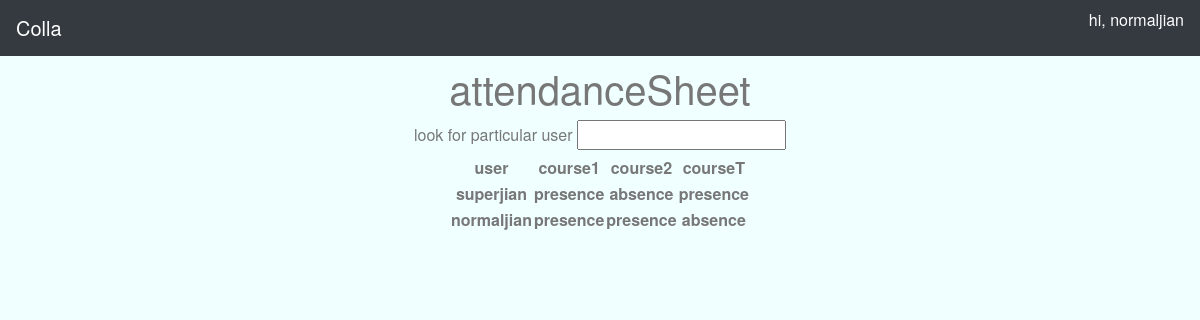
Page /collaAdmin/userAttendance/ on the earlier database version.
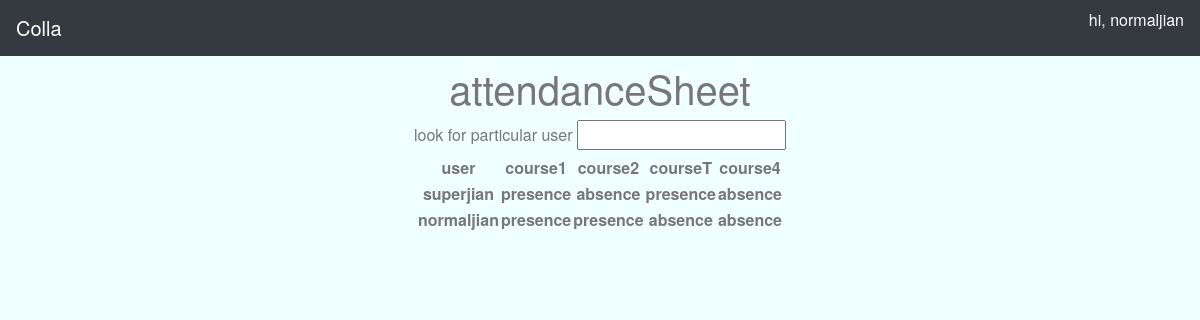
Same page on the later database version.
### attendanceSheet/models.py (models this page shows, shortened)
class date_course(models.Model):
    date = models.CharField(max_length=11,default='')
    course_name = models.CharField(max_length=50,default='course0')
    memo = models.TextField(default='')

### attendanceSheet/views.py (the view)
def userAttendance_views(request):
    if request.method=='POST':
        return HttpResponse('fuck my life')
    else:
        userLst=User.objects.all()
        courseLst=date_course.objects.all()
        atdDict=dict()
        for user in userLst:
            atdDict[user.username]=[]
            for course in courseLst:
                atdDict[user.username].append(user.attendanceSheet.order_by('-id').get(course=course).status())
    return render(request,'userAtd_tepl.html',locals())

### attendanceSheet/models.py (called while the page is built)
    def status(self):
        if self.presence:
            return 'presence'
        elif self.absence:
            return 'absence'
        elif self.late:
            return 'late'
        elif self.personal_leave:
            return 'personal leave'
        else:
            return 'fuck you'

### attendanceSheet/templates/userAtd_tepl.html (shortened to what this page needs)
{% extends 'baseLayout.html' %}
{% block someFcn %}
    <h1>attendanceSheet</h1>
    <form id='search-by-user' action='' method='post'>
        <label for='targetUser'> look for particular user </label>
        <input type=text name='targetUser' id='targetUser'>
    </form>
    <table align = "center">
        <tr>
            <th>user</th>
            {% for course in courseLst %}
            <th>{{course.course_name}}</th>
            {% endfor %}
        </tr>
        {% for key,value in atdDict.items %}
        <tr>
            <th>{{key}}</th>
            {% for status in value%}
            <th>{{status}}</th>
            {% endfor %}
        </tr>
        {% endfor %}
    </table>
{% endblock %}

### templates/baseLayout.html (shortened to what this page needs)
<!DOCTYPE html>
<html lang="zh">
{% load  staticfiles %}
<head>
    <link rel="stylesheet" type="text/css" href="{% static 'test.css' %}">
    <link rel="stylesheet" href="https://stackpath.bootstrapcdn.com/bootstrap/4.1.3/css/bootstrap.min.css">
    <link rel="stylesheet" type="text/css" href="{% static 'test.css' %}">
</head>
<body>
    <nav class="navbar navbar-expand-md navbar-dark fixed-top bg-dark">
        <a class='navbar-brand' href="/">Colla</a>
        {% if user.is_authenticated %}
        <p style="margin-left: auto; color: white;" >hi, {{user.username}}</p>
        {%endif%}
    </nav>
    <div style="margin-bottom: 40px;">.</div>
    {% block someFcn %}
    {% endblock %}
</body>
</html>

### static/test.css (style rules this page uses)
body { background-color: azure; color: #777; width: 100% !important; height: 100% !important; text-align: center; font-family: Helvetica Neue,Noto Sans TC; }

Differences in the rows shown:
added date_course: course_name "course4"
Other differences:
new list line: "absence"
